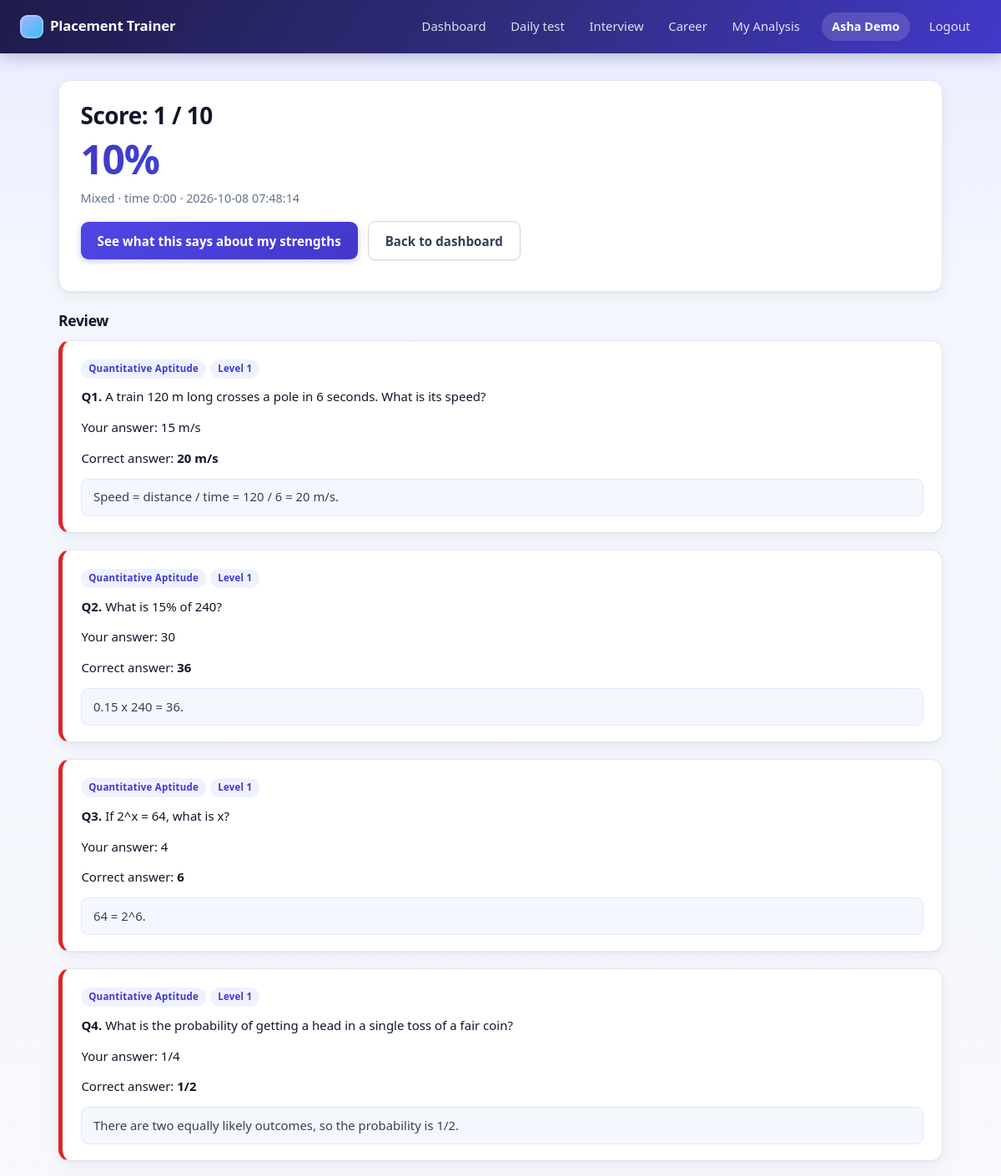
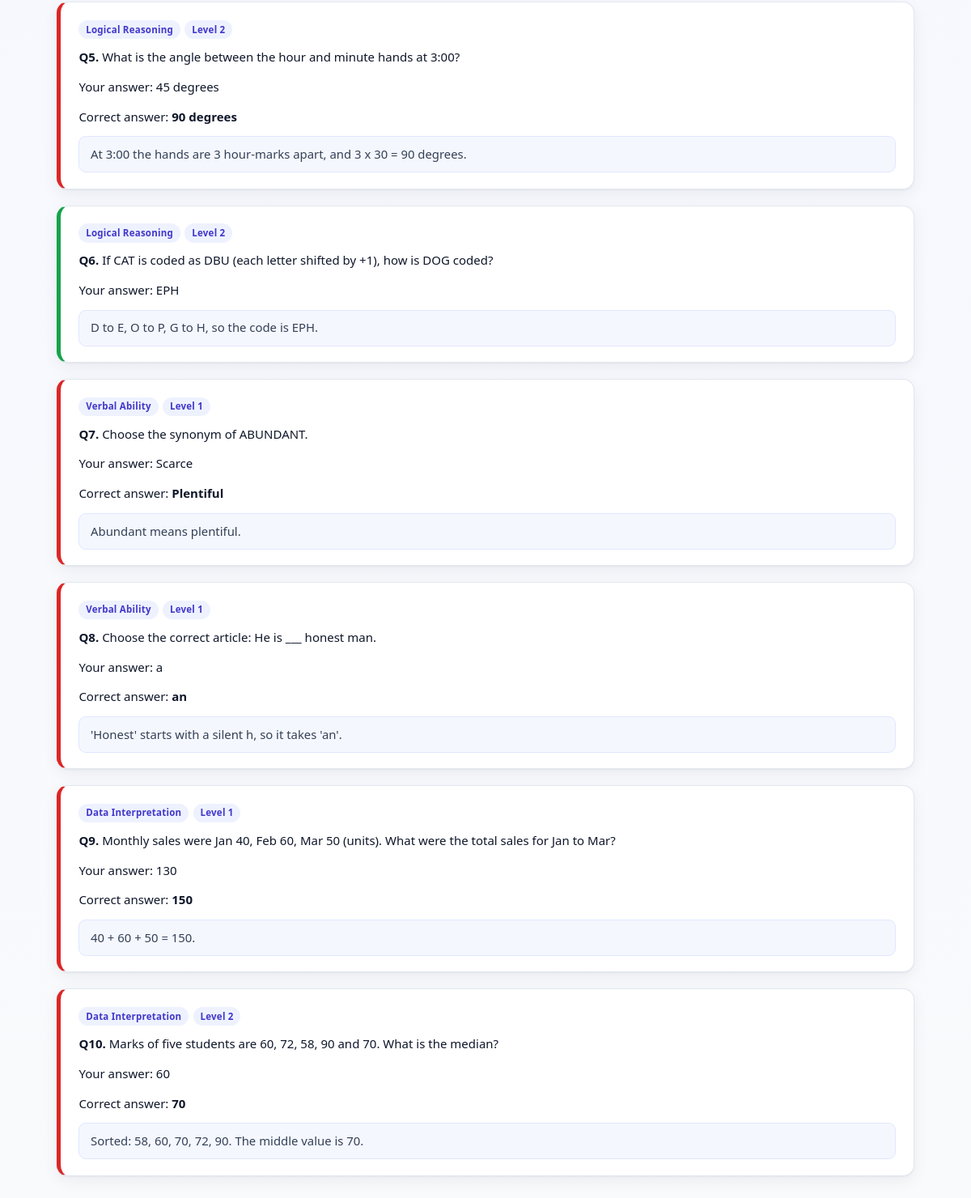
Page /result/2 (signed in) on the committed database (2 pictures, top to bottom).
### tables this page shows
CREATE TABLE users (
    id            INTEGER PRIMARY KEY AUTOINCREMENT,
    name          TEXT NOT NULL,
    email         TEXT UNIQUE NOT NULL,
    password_hash TEXT NOT NULL,
    role          TEXT NOT NULL DEFAULT 'student',
    created_at    TEXT DEFAULT CURRENT_TIMESTAMP
);

CREATE TABLE attempts (
    id         INTEGER PRIMARY KEY AUTOINCREMENT,
    user_id    INTEGER NOT NULL REFERENCES users(id),
    category   TEXT NOT NULL,                -- category chosen, or 'Mixed'
    score      INTEGER NOT NULL,
    total      INTEGER NOT NULL,
    time_taken INTEGER DEFAULT 0,            -- seconds
    created_at TEXT DEFAULT CURRENT_TIMESTAMP
);

CREATE TABLE attempt_answers (
    id          INTEGER PRIMARY KEY AUTOINCREMENT,
    attempt_id  INTEGER NOT NULL REFERENCES attempts(id),
    user_id     INTEGER NOT NULL REFERENCES users(id),
    question_id INTEGER NOT NULL REFERENCES questions(id),
    category    TEXT NOT NULL,
    difficulty  INTEGER NOT NULL,
    selected    INTEGER,                     -- NULL if skipped
    is_correct  INTEGER NOT NULL
);

CREATE TABLE questions (
    id          INTEGER PRIMARY KEY AUTOINCREMENT,
    category    TEXT NOT NULL,
    difficulty  INTEGER NOT NULL DEFAULT 1,
    text        TEXT NOT NULL,
    option_a    TEXT NOT NULL,
    option_b    TEXT NOT NULL,
    option_c    TEXT NOT NULL,
    option_d    TEXT NOT NULL,
    answer      INTEGER NOT NULL,            -- index 0..3 of the correct option
    explanation TEXT DEFAULT ''
);

### app.py (the view)
@app.get("/result/{attempt_id}")
def result(attempt_id: int, request: Request, user=Depends(require_user)):
    db = get_db()
    attempt = db.execute("SELECT * FROM attempts WHERE id = ?", (attempt_id,)).fetchone()
    if not attempt or (attempt["user_id"] != user["id"] and user["role"] != "admin"):
        raise HTTPException(404)
    rows = db.execute(
        """SELECT aa.*, q.text, q.option_a, q.option_b, q.option_c, q.option_d,
                  q.answer, q.explanation
           FROM attempt_answers aa JOIN questions q ON q.id = aa.question_id
           WHERE aa.attempt_id = ? ORDER BY aa.id""", (attempt_id,)).fetchall()
    return render(request, "result.html", attempt=attempt, rows=rows)

### templates/result.html (shortened to what this page needs)
{% extends "base.html" %}
{% block content %}
<section class="card">
  <h1>Score: {{ attempt.score }} / {{ attempt.total }}</h1>
  <p class="big-pct">{{ '%.0f' % (100.0 * attempt.score / attempt.total) }}%</p>
  <p class="muted">{{ attempt.category }} · time {{ '%d:%02d' % (attempt.time_taken // 60, attempt.time_taken % 60) }} · {{ attempt.created_at }}</p>
  <p>
    <a class="button-link" href="{{ url_for('analysis') }}">See what this says about my strengths</a>
    <a class="button-link secondary" href="{{ url_for('dashboard') }}">Back to dashboard</a>
  </p>
</section>
<h2>Review</h2>
{% for r in rows %}
  {% set opts = [r.option_a, r.option_b, r.option_c, r.option_d] %}
  <div class="card review {{ 'ok' if r.is_correct else 'bad' }}">
    <p class="tags"><span class="tag">{{ r.category }}</span><span class="tag">Level {{ r.difficulty }}</span></p>
    <p><strong>Q{{ loop.index }}.</strong> {{ r.text }}</p>
    <p>Your answer:
      {% if r.selected is none %}<em>skipped</em>{% else %}{{ opts[r.selected] }}{% endif %}
    </p>
    {% if not r.is_correct %}<p>Correct answer: <strong>{{ opts[r.answer] }}</strong></p>{% endif %}
    {% if r.explanation %}<p class="explain">{{ r.explanation }}</p>{% endif %}
  </div>
{% endfor %}
{% endblock %}

### templates/base.html (shortened to what this page needs)
<!doctype html>
<html lang="en">
<head>
  <link rel="stylesheet" href="{{ url_for('static', filename='style.css') }}">
  <link rel="stylesheet" href="{{ url_for('static', filename='features.css') }}">
</head>
<body>
<header class="topbar">
  <a class="brand" href="{{ url_for('index') }}">Placement Trainer</a>
  <nav>
    {% if me %}
      <a href="{{ url_for('dashboard') }}">Dashboard</a>
      <a href="{{ url_for('daily_page') }}">Daily test</a>
      <a href="{{ url_for('interview_page') }}">Interview</a>
      <a href="{{ url_for('career_page') }}">Career</a>
      <a href="{{ url_for('analysis') }}">My Analysis</a>
      <span class="who">{{ me.name }}</span>
      <a href="{{ url_for('logout') }}">Logout</a>
    {% else %}
      <a href="{{ url_for('login') }}">Login</a>
      <a href="{{ url_for('register') }}">Register</a>
    {% endif %}
  </nav>
</header>
<main class="container">
  {% block content %}{% endblock %}
</main>
</body>
</html>

### static/style.css (style rules this page uses)
:root { --primary: #4f46e5; --primary-dark: #4338ca; --primary-soft: #eef2ff; --accent: #0ea5e9; --ink: #0f172a; --ink-soft: #334155; --muted: #64748b; --line: #e2e8f0; --line-strong: #cbd5e1; --surface: #ffffff; --bg: #f5f7ff; --success: #16a34a; --danger: #dc2626; --warning: #d97706; --neutral: #94a3b8; --radius: 14px; --radius-sm: 9px; --shadow-sm: 0 1px 2px rgba(15, 23, 42, 0.06); --shadow: 0 1px 2px rgba(15, 23, 42, 0.05), 0 6px 20px rgba(15, 23, 42, 0.06); --shadow-lg: 0 10px 30px rgba(79, 70, 229, 0.18); --focus-ring: 0 0 0 3px rgba(79, 70, 229, 0.28); }
* { box-sizing: border-box; }
html { -webkit-text-size-adjust: 100%; }
html { min-height: 100%; background: linear-gradient(180deg, #e8ecff 0, #f5f7ff 340px, #f8fafc 100%) no-repeat; }
body { margin: 0; min-height: 100vh; font-family: system-ui, -apple-system, "Segoe UI", Roboto, "Helvetica Neue", Arial, sans-serif; font-size: 15px; line-height: 1.6; color: var(--ink); -webkit-font-smoothing: antialiased; }
h1, h2 { color: var(--ink); margin: 0 0 0.6rem; letter-spacing: -0.02em; }
h1 { font-size: 1.75rem; font-weight: 750; line-height: 1.25; }
h2 { font-size: 1.1rem; font-weight: 650; }
p { margin: 0 0 0.8rem; }
a { color: var(--primary); text-decoration: none; font-weight: 500; transition: color 0.15s ease; }
.topbar { position: sticky; top: 0; z-index: 10; display: flex; justify-content: space-between; align-items: center; flex-wrap: wrap; gap: 0.5rem 1rem; padding: 0.85rem 1.5rem; background: linear-gradient(120deg, #1e1b4b 0%, #312e81 55%, #4338ca 100%); color: #fff; box-shadow: 0 4px 18px rgba(30, 27, 75, 0.25); }
.topbar .brand { display: inline-flex; align-items: center; gap: 0.5rem; margin: 0; font-size: 1.05rem; font-weight: 750; letter-spacing: -0.01em; color: #fff; text-decoration: none; }
.topbar .brand::before { content: ""; width: 28px; height: 28px; border-radius: 9px; background: linear-gradient(135deg, #a5b4fc, #38bdf8); box-shadow: inset 0 0 0 2px rgba(255, 255, 255, 0.25); }
.topbar nav { display: flex; align-items: center; flex-wrap: wrap; gap: 0.25rem; }
.topbar nav a { color: rgba(255, 255, 255, 0.85); font-weight: 500; font-size: 0.93rem; padding: 0.4rem 0.8rem; border-radius: 999px; text-decoration: none; transition: background 0.15s ease, color 0.15s ease; }
.topbar .who { margin: 0 0.4rem 0 0.6rem; padding: 0.35rem 0.75rem; border-radius: 999px; background: rgba(255, 255, 255, 0.14); color: #fff; font-size: 0.9rem; font-weight: 600; }
.container { max-width: 1100px; margin: 2rem auto 3rem; padding: 0 1.25rem; }
.card { position: relative; background: var(--surface); border: 1px solid var(--line); border-radius: var(--radius); padding: 1.5rem 1.6rem; box-shadow: var(--shadow); margin-bottom: 1.25rem; }
button, .button-link { display: inline-flex; align-items: center; justify-content: center; gap: 0.4rem; margin-top: 0.4rem; padding: 0.65rem 1.25rem; font: inherit; font-size: 0.95rem; font-weight: 600; color: #fff; background: linear-gradient(135deg, var(--primary) 0%, var(--primary-dark) 100%); border: 0; border-radius: var(--radius-sm); box-shadow: 0 2px 8px rgba(79, 70, 229, 0.3); cursor: pointer; text-decoration: none; transition: transform 0.12s ease, box-shadow 0.15s ease, filter 0.15s ease; }
.button-link.secondary { color: var(--ink-soft); background: #fff; border: 1px solid var(--line-strong); box-shadow: var(--shadow-sm); }
.card > p > .button-link { margin-right: 0.5rem; }
.muted { color: var(--muted); font-size: 0.9rem; }
.card .muted { margin-bottom: 0.6rem; }
.tag { display: inline-block; font-size: 0.72rem; font-weight: 600; letter-spacing: 0.02em; background: var(--primary-soft); color: var(--primary-dark); padding: 0.15rem 0.55rem; border-radius: 999px; margin-right: 0.35rem; }
.tags { margin: 0 0 0.6rem; }
.review { padding: 1.2rem 1.4rem; border-left: 5px solid var(--neutral); }
.review.ok { border-left-color: var(--success); }
.review.bad { border-left-color: var(--danger); }
.review p:last-child { margin-bottom: 0; }
.explain { background: #f5f7ff; border: 1px solid #e0e7ff; padding: 0.6rem 0.85rem; border-radius: var(--radius-sm); color: var(--ink-soft); font-size: 0.93rem; margin-top: 0.6rem; }
.big-pct { font-size: 3rem; font-weight: 800; letter-spacing: -0.03em; line-height: 1.1; margin: 0.3rem 0 0.5rem; background: linear-gradient(90deg, var(--primary-dark), var(--accent)); -webkit-background-clip: text; background-clip: text; -webkit-text-fill-color: transparent; color: transparent; }

### rows in the picture
users: name "Asha Demo"
attempts: score "1", total "10", category "Mixed", time_taken "0:00", created_at "2026-10-08 07:48:14"
attempt_answers: category "Quantitative Aptitude", difficulty "1", text "A train 120 m long crosses a pole in 6 seconds. What is its speed?", selected.option_a "15 m/s", explanation "Speed = distance / time = 120 / 6 = 20 m/s."
questions: answer+option_b "20 m/s"
attempt_answers: category "Quantitative Aptitude", difficulty "1", text "What is 15% of 240?", selected.option_a "30", explanation "0.15 x 240 = 36."
questions: answer+option_c "36"
attempt_answers: category "Quantitative Aptitude", difficulty "1", text "If 2^x = 64, what is x?", selected "4", explanation "64 = 2^6."
questions: answer "6"
attempt_answers: category "Quantitative Aptitude", difficulty "1", text "What is the probability of getting a head in a single toss of a fair coin?", selected.option_a "1/4", explanation "There are two equally likely outcomes, so the probability is 1/2."
questions: answer+option_c "1/2"
attempt_answers: category "Logical Reasoning", difficulty "2", text "What is the angle between the hour and minute hands at 3:00?", selected.option_a "45 degrees", explanation "At 3:00 the hands are 3 hour-marks apart, and 3 x 30 = 90 degrees."
questions: answer+option_c "90 degrees"
attempt_answers: category "Logical Reasoning", difficulty "2", text "If CAT is coded as DBU (each letter shifted by +1), how is DOG coded?", selected.option_a "EPH", explanation "D to E, O to P, G to H, so the code is EPH."
attempt_answers: category "Verbal Ability", difficulty "1", text "Choose the synonym of ABUNDANT.", selected.option_a "Scarce", explanation "Abundant means plentiful."
questions: answer+option_b "Plentiful"
attempt_answers: category "Verbal Ability", difficulty "1", text "Choose the correct article: He is ___ honest man.", selected "a", explanation "'Honest' starts with a silent h, so it takes 'an'."
questions: answer+option_b "an"
attempt_answers: category "Data Interpretation", difficulty "1", text "Monthly sales were Jan 40, Feb 60, Mar 50 (units). What were the total sales for Jan to Mar?", selected.option_a "130", explanation "40 + 60 + 50 = 150."
questions: answer+option_c "150"
attempt_answers: category "Data Interpretation", difficulty "2", text "Marks of five students are 60, 72, 58, 90 and 70. What is the median?", selected.option_a "60", explanation "Sorted: 58, 60, 70, 72, 90. The middle value is 70."
questions: answer+option_c "70"
